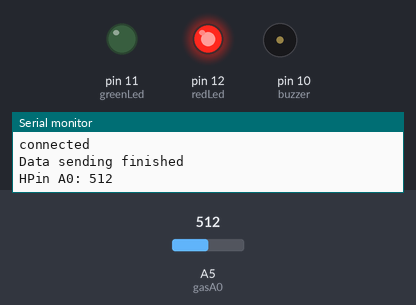
The sketch below on a simulated Arduino Uno, built with avr-gcc and run on an emulated ATmega328P. On the bench: output pins drawn as LEDs (lit = HIGH), buzzer (waves = sounding), the last lines printed to the serial monitor. The inputs (shaded band) are chosen by the test bench; at power-on: A5 (gasA0) = 512. WiFi joins after 1.5 s; servers stay silent unless stated; uploads are accepted with an empty reply.

Above: at 7.1 s.
7.2 s: A5 (gasA0) set to 409
14.3 s: A5 (gasA0) set to 389
At 19.9 s:
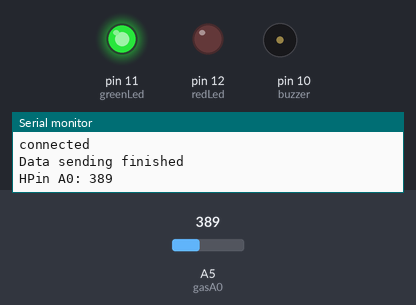
21.4 s: A5 (gasA0) set to 410
At 25.56 s:
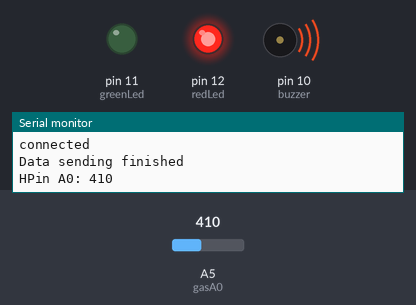
33.5 s: A5 (gasA0) set to 390
At 39.2 s:
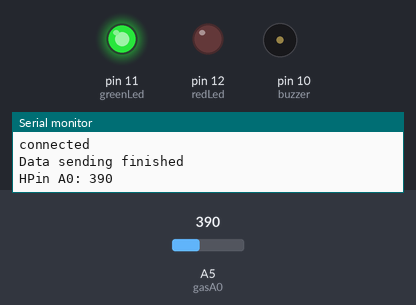
Timing chart, 0 to 40.7 s (numbered marks = the images above; inputs shaded):
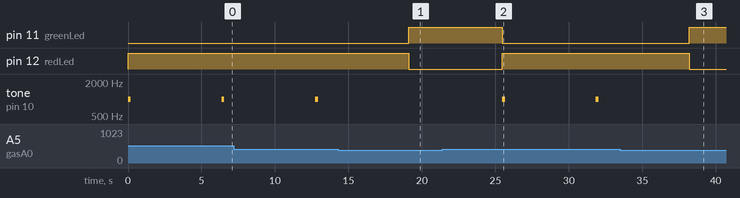

The sketch:

GasLickage.ino
```cpp
#include <SPI.h>
#include <Ethernet.h>

byte mac[] = { 0xDE, 0xAD, 0xBE, 0xEF, 0xFE, 0xED };
IPAddress server(192,168,0,176); //char server[] = "www.google.com";
IPAddress ip(192, 168, 0, 177);EthernetClient client; // DHCP Ip of Arduino

//Variable Declaration
int redLed = 12;
int greenLed = 11;
int buzzer = 10;   // buzzer to pin 10
int gasA0 = A5;  //Smoke/gas sensor pin A5
int sensorThres = 400;  //threshold value


   //Server Ip : 192, 168, 0, 176 | 255.255.255.0 |192, 168, 0, 1
  // Arduino IP : 192, 168, 0, 177 dhcp

void setup() {

  pinMode(redLed, OUTPUT);
  pinMode(greenLed, OUTPUT);
  pinMode(buzzer, OUTPUT);
  pinMode(gasA0, INPUT);
  // Open serial communications and wait for port to open:
  Serial.begin(9600);
  while (!Serial) {
    ; // wait for serial port to connect. Needed for native USB port only
  }

}

void loop() {

// Get Data From Sensor Here
int analogSensor = analogRead(gasA0);
String sensorValue = (String)analogSensor;
//String getRequest = "GET /Smoke/smoke/insert.jsp?sid=sensor01&uname=ymamuns&data="+sensorValue+" HTTP/1.1";
String getRequest = "GET /Gas/gas/insert.jsp?sid=sensor01&uname=ymamuns&data="+sensorValue+" HTTP/1.1";


  Serial.print("Pin A0: ");
  Serial.println(analogSensor);
  // Checks if it has reached the threshold value
  if (analogSensor > sensorThres)
  {
    digitalWrite(redLed, HIGH);
    digitalWrite(greenLed, LOW);
    tone(buzzer, 1000, 200);
  }
  else
  {
    digitalWrite(redLed, LOW);
    digitalWrite(greenLed, HIGH);
    noTone(buzzer);
  }
  delay(100);


//Send Data to Server
 //Serial.println(getRequest); //testing in serial

  Ethernet.begin(mac, ip);
  delay(6000);
  Serial.println("connecting...");
  if (client.connect(server, 8080)) {
    Serial.println("connected");
    //client.println("GET /WeatherStation/insert?sid=test&data=000 HTTP/1.1"); //manually check
    client.println(getRequest);
    Serial.println("Data sending finished");
    client.println("Host: 192.168.0.176"); // Server IP
    client.println("Connection: close");
    client.println();

  } else {// if you didn't get a connection to the server:
        Serial.println("connection failed");
  }

  if (client.available()) {
    char c = client.read();
    Serial.print(c);
  }

  if (!client.connected()) {
      Serial.println("disconnecting.");
     client.stop();

    setup();
  }
}
```

Measured:
- the behaviour switches between 401 and 400 on A5 (gasA0) (found by bisection; images 0 and 1)
- after the input at 14.3 s, pin 11 (greenLed): LOW → HIGH after 4.8 s; pin 12 (redLed): HIGH → LOW after 4.8 s; tone on pin 10 (buzzer): stays silent (without the input it goes to 1000 Hz after 4.8 s)
- after the input at 21.4 s, pin 11 (greenLed): HIGH → LOW after 4.1 s; pin 12 (redLed): LOW → HIGH after 4.1 s; tone on pin 10 (buzzer): alternates 1000 Hz for 0.20 s and silent for 6.2 s, starting after 4.1 s
- after the input at 33.5 s, pin 11 (greenLed): LOW → HIGH after 4.7 s; pin 12 (redLed): HIGH → LOW after 4.7 s; tone on pin 10 (buzzer): stays silent (without the input it goes to 1000 Hz after 4.7 s)
- by itself, tone on pin 10 (buzzer): alternates 1000 Hz for 0.20 s and silent for 6.2 s
